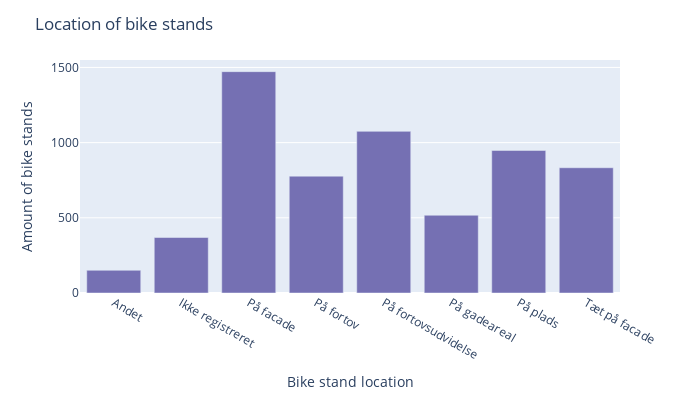
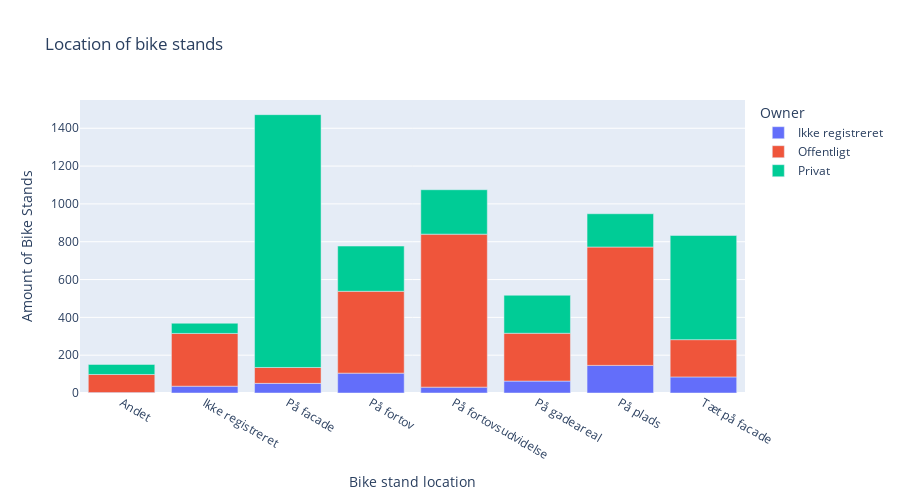

Source (notebook cell) for these figures, in order:
### Code cell
## Bike stands divided into location + Offentlig vs Privat

place_amount = df.groupby("stativ_placering", observed=False).size()

fig = place_amount.plot.bar(color_discrete_sequence=[col[2]], width=700, height=400)
fig.update_layout(title="Location of bike stands", yaxis_title="Amount of bike stands", xaxis_title="Bike stand location", showlegend=False)
fig.show()

# With owner
place_amount_owner = df.groupby(['stativ_placering', 'stativ_ejer']).size()

fig = px.bar(place_amount_owner.reset_index(), x='stativ_placering', y=0, color='stativ_ejer', title='Location of bike stands', width=900, height=500)
fig.update_layout(xaxis_title='Bike stand location', yaxis_title='Amount of Bike Stands', legend_title='Owner', showlegend=True)
fig.show()

### Figure 1 — Plotly figure (JSON) as saved in the notebook; plotly's stock layout.template omitted (floating-point values rounded to 4 significant figures)
{"data": [{"alignmentgroup": "True", "hovertemplate": "variable=0<br>stativ_placering=%{x}<br>value=%{y}<extra></extra>", "legendgroup": "0", "marker": {"color": "rgb(117,112,179)", "pattern": {"shape": ""}}, "name": "0", "offsetgroup": "0", "orientation": "v", "showlegend": true, "textposition": "auto", "type": "bar", "x": ["Andet", "Ikke registreret", "På facade", "På fortov", "På fortovsudvidelse", "På gadeareal", "På plads", "Tæt på facade"], "xaxis": "x", "y": [151, 369, 1472, 777, 1075, 517, 948, 833], "yaxis": "y"}], "layout": {"barmode": "relative", "height": 400, "legend": {"title": {"text": "variable"}, "tracegroupgap": 0}, "margin": {"t": 60}, "showlegend": false, "title": {"text": "Location of bike stands"}, "width": 700, "xaxis": {"anchor": "y", "domain": [0, 1], "title": {"text": "Bike stand location"}}, "yaxis": {"anchor": "x", "domain": [0, 1], "title": {"text": "Amount of bike stands"}}}}

### Figure 2 — Plotly figure (JSON) as saved in the notebook; plotly's stock layout.template omitted (floating-point values rounded to 4 significant figures)
{"data": [{"alignmentgroup": "True", "hovertemplate": "stativ_ejer=Ikke registreret<br>stativ_placering=%{x}<br>0=%{y}<extra></extra>", "legendgroup": "Ikke registreret", "marker": {"color": "#636efa", "pattern": {"shape": ""}}, "name": "Ikke registreret", "offsetgroup": "Ikke registreret", "orientation": "v", "showlegend": true, "textposition": "auto", "type": "bar", "x": ["Andet", "Ikke registreret", "På facade", "På fortov", "På fortovsudvidelse", "På gadeareal", "På plads", "Tæt på facade"], "xaxis": "x", "y": [2, 36, 51, 105, 31, 63, 146, 85], "yaxis": "y"}, {"alignmentgroup": "True", "hovertemplate": "stativ_ejer=Offentligt<br>stativ_placering=%{x}<br>0=%{y}<extra></extra>", "legendgroup": "Offentligt", "marker": {"color": "#EF553B", "pattern": {"shape": ""}}, "name": "Offentligt", "offsetgroup": "Offentligt", "orientation": "v", "showlegend": true, "textposition": "auto", "type": "bar", "x": ["Andet", "Ikke registreret", "På facade", "På fortov", "På fortovsudvidelse", "På gadeareal", "På plads", "Tæt på facade"], "xaxis": "x", "y": [96, 279, 84, 433, 809, 253, 626, 197], "yaxis": "y"}, {"alignmentgroup": "True", "hovertemplate": "stativ_ejer=Privat<br>stativ_placering=%{x}<br>0=%{y}<extra></extra>", "legendgroup": "Privat", "marker": {"color": "#00cc96", "pattern": {"shape": ""}}, "name": "Privat", "offsetgroup": "Privat", "orientation": "v", "showlegend": true, "textposition": "auto", "type": "bar", "x": ["Andet", "Ikke registreret", "På facade", "På fortov", "På fortovsudvidelse", "På gadeareal", "På plads", "Tæt på facade"], "xaxis": "x", "y": [53, 54, 1337, 239, 235, 201, 176, 551], "yaxis": "y"}], "layout": {"barmode": "relative", "height": 500, "legend": {"title": {"text": "Owner"}, "tracegroupgap": 0}, "showlegend": true, "title": {"text": "Location of bike stands"}, "width": 900, "xaxis": {"anchor": "y", "domain": [0, 1], "title": {"text": "Bike stand location"}}, "yaxis": {"anchor": "x", "domain": [0, 1], "title": {"text": "Amount of Bike Stands"}}}}
